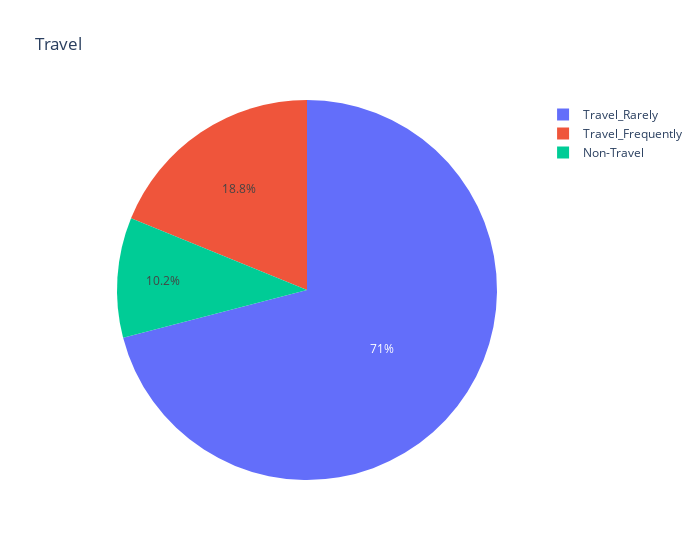

Notebook source saved alongside this figure:
### Code cell
px.pie(df, names="BusinessTravel", title="Travel", width=700)

### Figure 1 — Plotly figure (JSON) as saved in the notebook; plotly's stock layout.template omitted (floating-point values rounded to 4 significant figures; data arrays with more than 128 entries replaced by an {"elided": "..."} marker saying what was removed)
{"data": [{"domain": {"x": [0, 1], "y": [0, 1]}, "hovertemplate": "BusinessTravel=%{label}<extra></extra>", "labels": {"elided": "1470 str values"}, "legendgroup": "", "name": "", "showlegend": true, "type": "pie"}], "layout": {"legend": {"tracegroupgap": 0}, "title": {"text": "Travel"}, "width": 700}}
